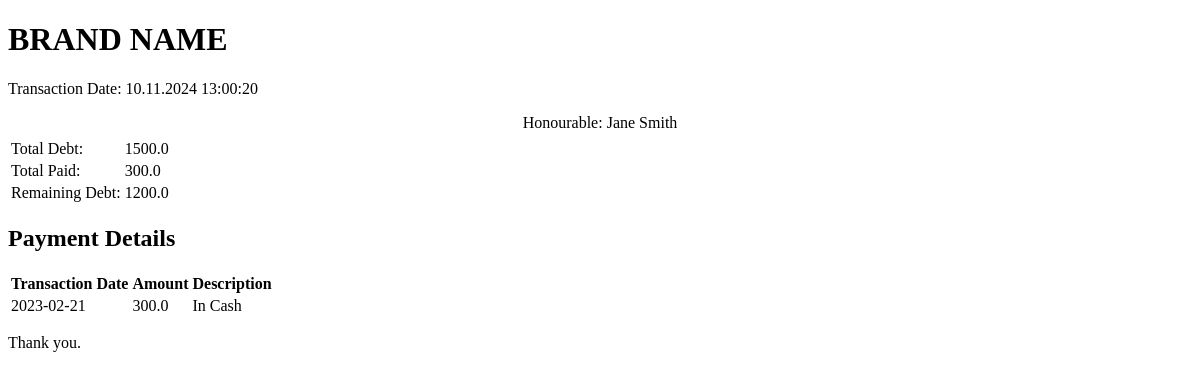
Screenshot of /print_customer/2 with the database file from the repository.
### tables this page shows
CREATE TABLE customers (
            id INTEGER PRIMARY KEY AUTOINCREMENT,
            first_name TEXT NOT NULL,
            last_name TEXT NOT NULL,
            registration_date DATE NOT NULL,
            phone TEXT,
            opening_balance REAL NOT NULL,
            image BLOB,
            UNIQUE(first_name, last_name, registration_date)
        );

CREATE TABLE payments (
            id INTEGER PRIMARY KEY AUTOINCREMENT,
            customer_id INTEGER NOT NULL,
            amount REAL NOT NULL,
            transaction_date_time DATETIME NOT NULL,
            payment_type TEXT,
            description TEXT,
            FOREIGN KEY (customer_id) REFERENCES customers(id)
        );

### app.py (the view)
@app.route('/print_customer/<int:customer_id>')
def print_customer(customer_id):
    conn = get_db_connection()
    customer = conn.execute('SELECT * FROM customers WHERE id = ?', (customer_id,)).fetchone()
    payments = conn.execute('SELECT * FROM payments WHERE customer_id = ?', (customer_id,)).fetchall()
    total_paid = sum(payment['amount'] for payment in payments)
    remaining_debt = customer['opening_balance'] - total_paid
    conn.close()
    return render_template('print.html', customer=customer, payments=payments,
                           total_paid=total_paid, remaining_debt=remaining_debt)

### app.py (called while the page is built)
def get_db_connection():
    conn = sqlite3.connect('debt_book.db')
    conn.row_factory = sqlite3.Row
    return conn

def clean_surname(last_name):
    pattern = r'\((.*?)\)'  # Regex to find text inside parentheses
    match = re.search(pattern, last_name)
    if match:
        return last_name.split('(')[0].strip()  # Get text before parentheses
    else:
        return last_name  # Return as is if no parentheses found

@app.template_filter('clean_surname')
def clean_surname_filter(last_name):
    return clean_surname(last_name)

### templates/print.html (shortened to what this page needs)
<!DOCTYPE html>
<html lang="tr">
<head>
</head>
<body>
    <div class="header">
        <h1>BRAND NAME</h1>
        <p class="bold" id="print-date"></p>
    </div>
    <div class="section">
        <p class="bold" style="text-align: center; margin-bottom: 5px;">Honourable: {{ customer.first_name }} {{ customer.last_name|clean_surname }}</p>
    </div>
    <div class="section">
        <table>
            <tbody class="bold">
                <tr>
                    <td>Total Debt:</td>
                    <td>{{ customer.opening_balance }}</td>
                </tr>
                <tr>
                    <td>Total Paid:</td>
                    <td>{{ total_paid }}</td>
                </tr>
                <tr>
                    <td>Remaining Debt:</td>
                    <td>{{ remaining_debt }}</td>
                </tr>
            </tbody>
        </table>
    </div>
    <div class="section">
        <h2>Payment Details</h2>
        <table>
            <thead>
                <tr>
                    <th>Transaction Date</th>
                    <th>Amount</th>
                    <th>Description</th>
                </tr>
            </thead>
            <tbody>
                {% for payment in payments %}
                <tr>
                    <td>{{ payment.transaction_date_time }}</td>
                    <td>{{ payment.amount }}</td>
                    <td>{{ payment.description }}</td>
                </tr>
                {% endfor %}
            </tbody>
        </table>
    </div>
    <div class="footer">
        <p class="bold">Thank you.</p>
    </div>
</body>
</html>

### rows the page displays
customers: first_name "Jane", last_name|clean_surname "Smith", opening_balance "1500.0"
payments: transaction_date_time "2023-02-21", amount "300.0", description "In Cash"

### other values shown
{{ total_paid }} "300.0"
{{ remaining_debt }} "1200.0"
